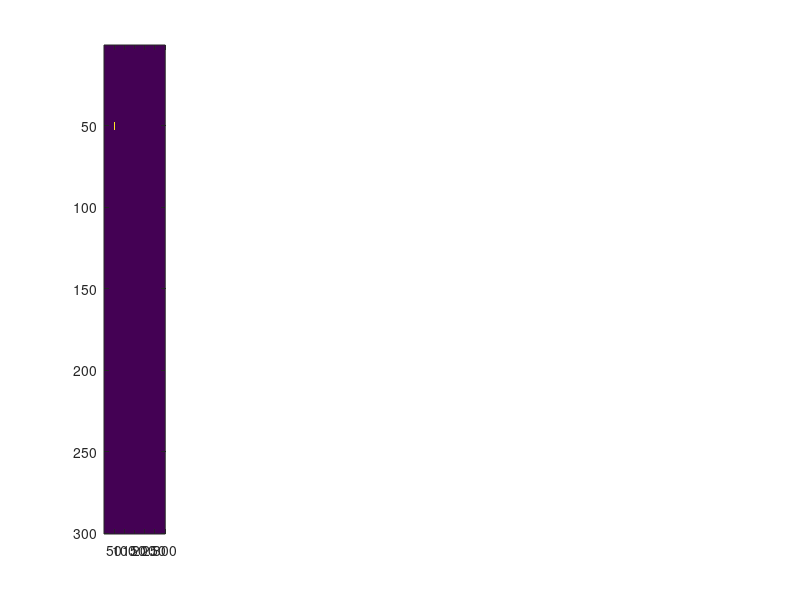

This figure's MATLAB source: (Note: this script raises an error after producing the figure.)

% A RECURRENT NEURAL NETWORK INTERPRETATION OF THE SCALAR WAVE EQUATION
% 
% GABRIEL B. BENIGNO, 2023
% 
% This code draws heavily from the tutorial by Ingo Berg
% (https://beltoforion.de/en/recreational_mathematics/2d-wave-equation.php),
% and was also influenced by the following paper:
% 
% Hughes, Williamson, Monkov, Fan. (2019) Wave physics as an analog
% recurrent neural network. Science Advances. 

%% clear workspace and command window
clearvars;clc

%% init
dx = 1; % space step
dt = 1; % time step
Nr = 300; % number of rows in network
Nc = 300; % number of columns in network
N = Nr*Nc; % totral number of neurons
c = 0.5; % wave speed
a_t = zeros(N,1); % a at time t
a_tm1 = a_t; % a at time t-1
T = 300; % number of time steps
f = zeros(Nr,Nc,T); % external input
f(48:52,48:52,1) = 120;
f = reshape(f,N,T);
A = nan(Nr,Nc,T); % stack of images

%% Laplacian matrix
v = sparse(1,Nr);
v([2 end]) = 1;
offdi = toeplitz([v(1) fliplr(v(2:end))], v);
I = speye(Nr);
II = speye(N);
L = kron(offdi,I) + kron(I,offdi) - 4*II;
M = 2*II + (dt*c/dx)^2 * L;

%% simulation
for tt = 1 : T
    tmp = a_t;
    a_t = M*a_t - a_tm1 + f(:,tt);
    a_tm1 = tmp;
    A(:,:,tt) = reshape(a_t,Nr,Nc);
end

%% visualization
for ii = 1 : 6
    tt = 40*(ii-1)+1;
    subplot(1,6,ii)
    imagesc(A(:,:,tt))
    clim([0 60])
    pbaspect([1 1 1])
    % colorbar
    title(sprintf('A[t=%u]',tt))
    xlabel('x')
    ylabel('y')
end

% figure
% sliceViewer(A); % requires matlab's image processing toolbox